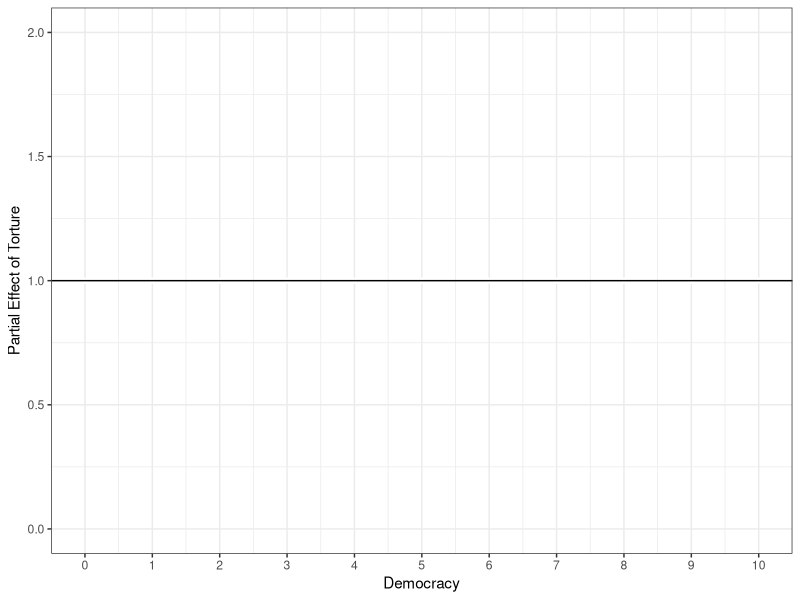
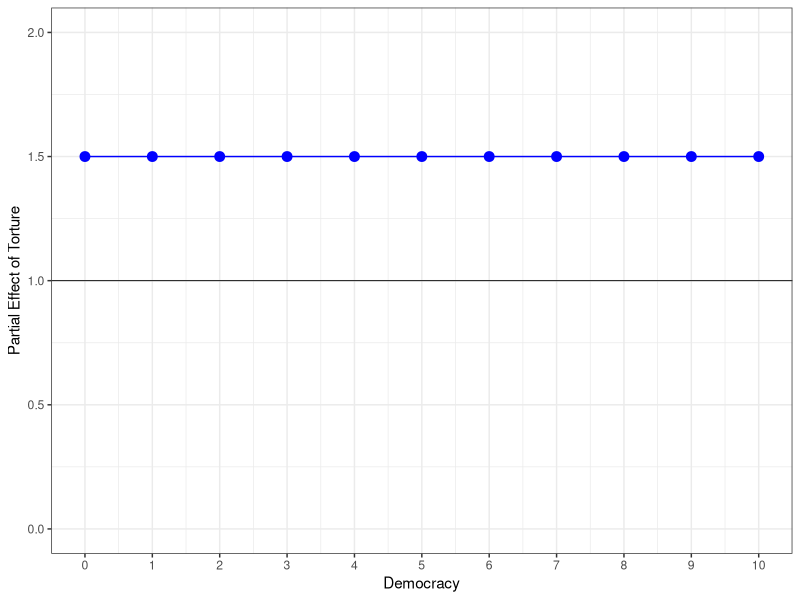
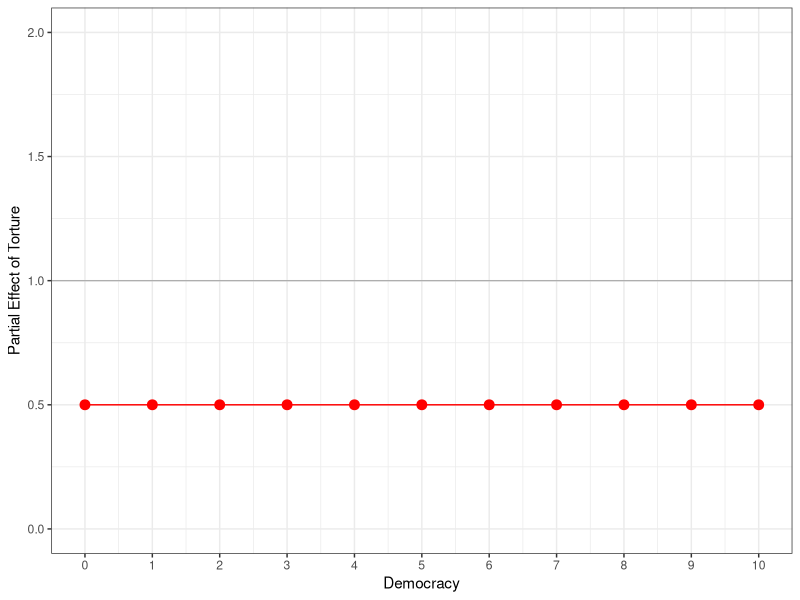
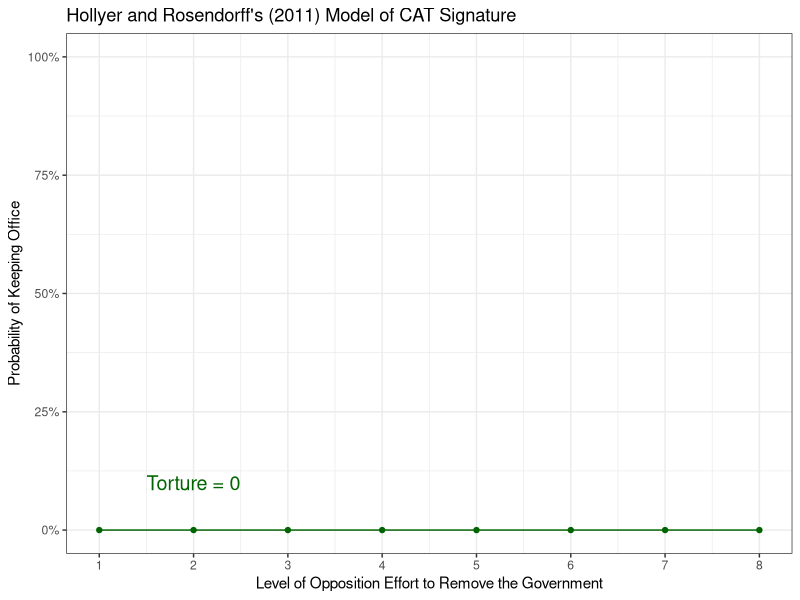
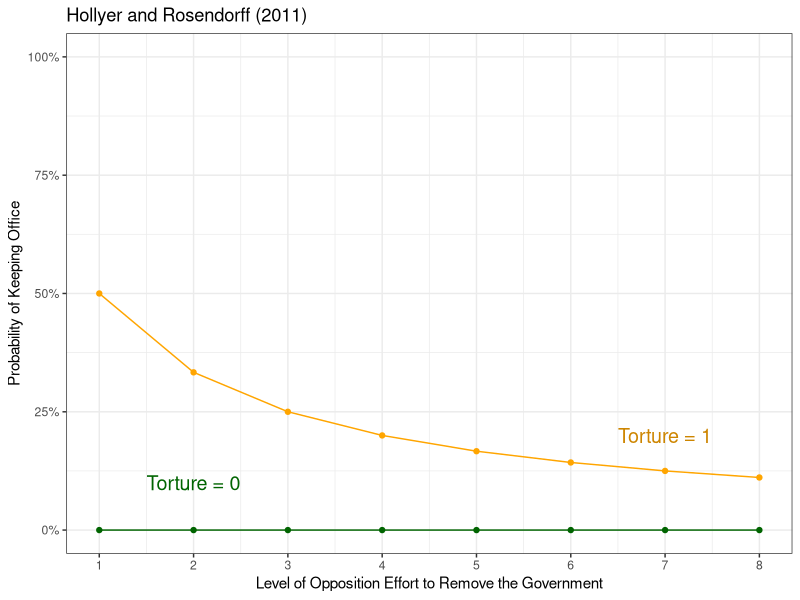
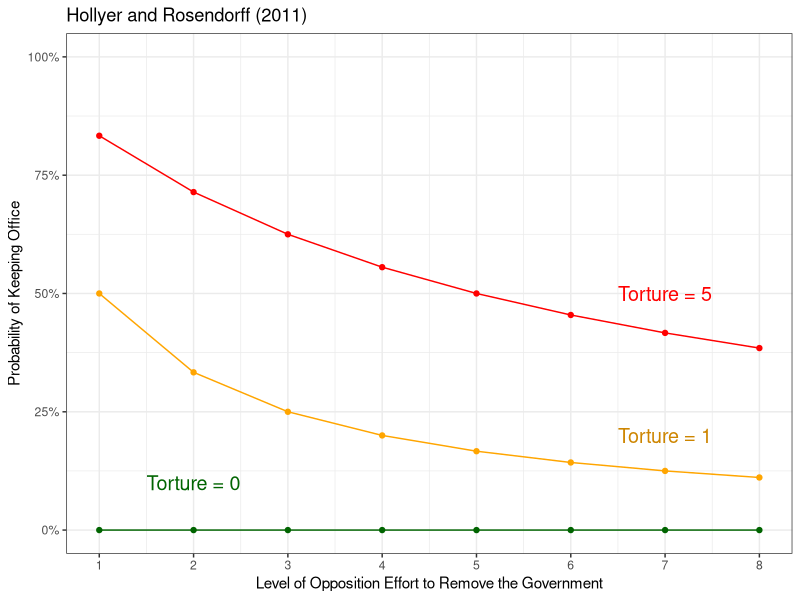
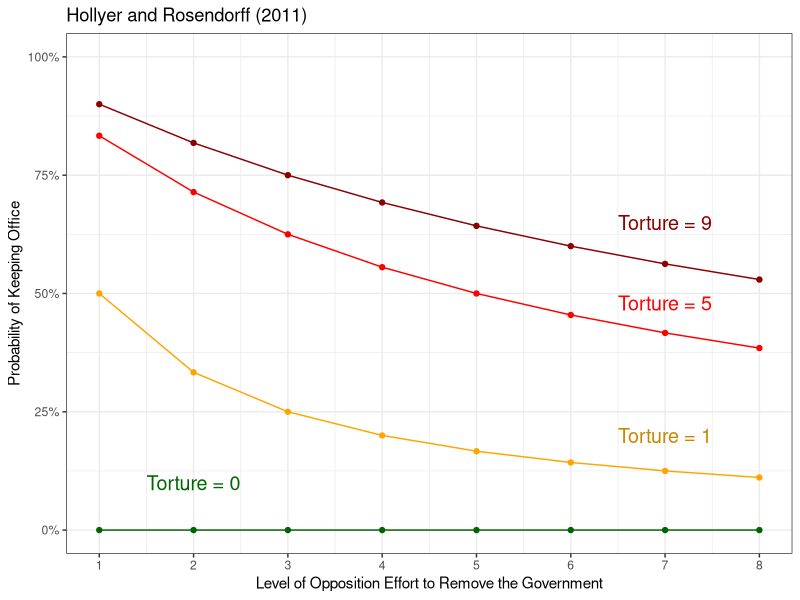
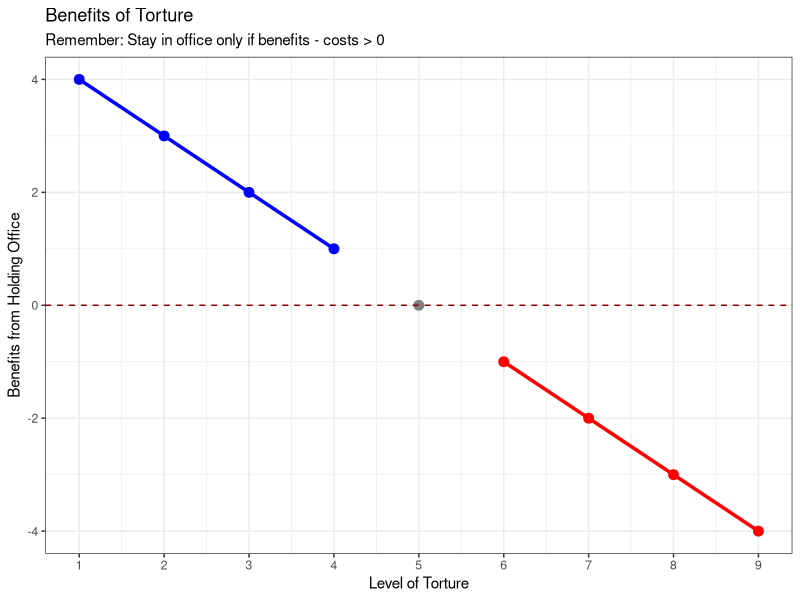

Here is the R script that generated these plots, in order:
## ---- chunk 1
# background-size="1920px 1080px"
library(tidyverse)
library(readxl)
## ---- chunk 2
tibble(
  Democracy = 0:10,
  torture = 1
) |>
  ggplot(aes(x = Democracy, y = torture)) +
  geom_point(color = "white") +
  geom_hline(yintercept = 1) +
  #geom_line() +
  coord_cartesian(ylim = c(0, 2)) +
  labs(y = "Partial Effect of Torture") +
  theme_bw() +
  scale_x_continuous(breaks = 0:10)
## ---- chunk 3
tibble(
  Democracy = 0:10,
  torture = 1.5
) |>
  ggplot(aes(x = Democracy, y = torture)) +
  geom_point(color = "blue", size = 3) +
  geom_line(color = "blue") +
  geom_hline(yintercept = 1, linewidth = .3) +
  coord_cartesian(ylim = c(0, 2)) +
  labs(y = "Partial Effect of Torture") +
  theme_bw() +
  scale_x_continuous(breaks = 0:10)
## ---- chunk 4
tibble(
  Democracy = 0:10,
  torture = .5
) |>
  ggplot(aes(x = Democracy, y = torture)) +
  geom_hline(yintercept = 1, color = "darkgrey", linewidth = .4) +
  geom_point(size = 3, color = "red") +
  geom_line(color = "red") +
  coord_cartesian(ylim = c(0, 2)) +
  labs(y = "Partial Effect of Torture") +
  theme_bw() +
  scale_x_continuous(breaks = 0:10)
## ---- chunk 5
tibble(
  Torture = c(rep(0, 8)),
  Opposition = rep(1:8, 1),
  Probability = Torture / (Torture + Opposition)
) %>%
  ggplot(aes(x = Opposition, y = Probability, color = factor(Torture))) +
  geom_point() +
  geom_line() +
  theme_bw() +
  coord_cartesian(ylim = c(0, 1)) +
  scale_y_continuous(labels = scales::percent_format()) +
  scale_x_continuous(breaks = 1:8) +
  labs(x = "Level of Opposition Effort to Remove the Government", 
       y = "Probability of Keeping Office", 
       title = "Hollyer and Rosendorff's (2011) Model of CAT Signature",
       color = "") +
  scale_color_manual(values = c("darkgreen")) +
  guides(color = "none") +
  annotate("text", x = 2, y = .1, label = "Torture = 0", color = "darkgreen", size = 5)
## ---- chunk 6
# Torture 0 vs 1
tibble(
  Torture = c(rep(0, 8), rep(1,8)),
  Opposition = rep(1:8, 2),
  Probability = Torture / (Torture + Opposition)
) %>%
  ggplot(aes(x = Opposition, y = Probability, color = factor(Torture))) +
  geom_point() +
  geom_line() +
  theme_bw() +
  coord_cartesian(ylim = c(0, 1)) +
  scale_y_continuous(labels = scales::percent_format()) +
  scale_x_continuous(breaks = 1:8) +
  labs(x = "Level of Opposition Effort to Remove the Government", 
       y = "Probability of Keeping Office", 
       title = "Hollyer and Rosendorff (2011)",
       color = "") +
  scale_color_manual(values = c("darkgreen", "orange")) +
  guides(color = "none") +
  annotate("text", x = 2, y = .1, label = "Torture = 0", color = "darkgreen", size = 5) +
  annotate("text", x = 7, y = .2, label = "Torture = 1", color = "orange3", size = 5)
## ---- chunk 7
# Torture 0 vs 1 vs 5
tibble(
  Torture = c(rep(0, 8), rep(1,8), rep(5,8)),
  Opposition = rep(1:8, 3),
  Probability = Torture / (Torture + Opposition)
) %>%
  ggplot(aes(x = Opposition, y = Probability, color = factor(Torture))) +
  geom_point() +
  geom_line() +
  theme_bw() +
  coord_cartesian(ylim = c(0, 1)) +
  scale_y_continuous(labels = scales::percent_format()) +
  scale_x_continuous(breaks = 1:8) +
  labs(x = "Level of Opposition Effort to Remove the Government", 
       y = "Probability of Keeping Office", 
       title = "Hollyer and Rosendorff (2011)",
       color = "") +
  scale_color_manual(values = c("darkgreen", "orange", "red")) +
  guides(color = "none") +
  annotate("text", x = 2, y = .1, label = "Torture = 0", color = "darkgreen", size = 5) +
  annotate("text", x = 7, y = .2, label = "Torture = 1", color = "orange3", size = 5) +
  annotate("text", x = 7, y = .5, label = "Torture = 5", color = "red", size = 5)
## ---- chunk 8
# Torture 0 vs 1 vs 5 vs 9
tibble(
  Torture = c(rep(0, 8), rep(1,8), rep(5,8), rep(9,8)),
  Opposition = rep(1:8, 4),
  Probability = Torture / (Torture + Opposition)
) %>%
  ggplot(aes(x = Opposition, y = Probability, color = factor(Torture))) +
  geom_point() +
  geom_line() +
  theme_bw() +
  coord_cartesian(ylim = c(0, 1)) +
  scale_y_continuous(labels = scales::percent_format()) +
  scale_x_continuous(breaks = 1:8) +
  labs(x = "Level of Opposition Effort to Remove the Government", 
       y = "Probability of Keeping Office", 
       title = "Hollyer and Rosendorff (2011)",
       color = "") +
  scale_color_manual(values = c("darkgreen", "orange", "red", "darkred")) +
  guides(color = "none") +
  annotate("text", x = 2, y = .1, label = "Torture = 0", color = "darkgreen", size = 5) +
  annotate("text", x = 7, y = .2, label = "Torture = 1", color = "orange3", size = 5) +
  annotate("text", x = 7, y = .48, label = "Torture = 5", color = "red", size = 5) +
  annotate("text", x = 7, y = .65, label = "Torture = 9", color = "darkred", size = 5)
## ---- chunk 9
# Benefits vs torture
x1 <- tibble(
  Benefits = 5,
  Torture = 1:9,
  Total = Benefits - Torture,
  classified = case_when(
    Total < 0 ~ "low",
    Total > 0 ~ "high")
) 

x1 %>%
  ggplot(aes(x = Torture, y = Total, color = classified)) +
  geom_point(size = 3) +
  geom_line(size = 1.2) +
  theme_bw() +
  labs(x = "Level of Torture", y = "Benefits from Holding Office",
       title = "Benefits of Torture", subtitle = "Remember: Stay in office only if benefits - costs > 0") +
  scale_x_continuous(breaks = 1:9) +
  scale_y_continuous(breaks = seq(-5, 5, 2)) +
  ylim(-4, 4) +
  geom_hline(yintercept = 0, color = "darkred", linetype = "dashed") +
  guides(color = "none") +
  scale_color_manual(values = c("blue", "red"))
## ---- chunk 10
# Torture 0 vs 1 vs 5 vs 9
tibble(
  Torture = c(rep(0, 8), rep(1,8), rep(5,8), rep(9,8)),
  Opposition = rep(1:8, 4),
  Probability = Torture / (Torture + Opposition)
) %>%
  ggplot(aes(x = Opposition, y = Probability, color = factor(Torture))) +
  geom_point() +
  geom_line() +
  theme_bw() +
  coord_cartesian(ylim = c(0, 1)) +
  scale_y_continuous(labels = scales::percent_format()) +
  scale_x_continuous(breaks = 1:8) +
  labs(x = "Level of Opposition Effort to Remove the Government", 
       y = "Probability of Keeping Office", 
       title = "Hollyer and Rosendorff (2011)",
       color = "") +
  scale_color_manual(values = c("darkgreen", "orange", "red", "darkred")) +
  guides(color = "none") +
  annotate("text", x = 2, y = .1, label = "Torture = 0", color = "darkgreen", size = 5) +
  annotate("text", x = 7, y = .2, label = "Torture = 1", color = "orange3", size = 5) +
  annotate("text", x = 7, y = .48, label = "Torture = 5", color = "red", size = 5) +
  annotate("text", x = 7, y = .65, label = "Torture = 9", color = "darkred", size = 5)
## ---- chunk 11
# Benefits vs torture
x1 <- tibble(
  Benefits = 5,
  Torture = 1:9,
  Total = Benefits - Torture,
  classified = case_when(
    Total < 0 ~ "low",
    Total > 0 ~ "high")
) 

x1 %>%
  ggplot(aes(x = Torture, y = Total, color = classified)) +
  geom_point(size = 3) +
  geom_line(size = 1.2) +
  theme_bw() +
  labs(x = "Level of Torture", y = "Benefits from Holding Office",
       title = "Benefits of Torture without CAT", subtitle = "Remember: Stay in office only if benefits - costs > 0") +
  scale_x_continuous(breaks = 1:9) +
  scale_y_continuous(breaks = seq(-5, 5, 2)) +
  ylim(-4, 4) +
  geom_hline(yintercept = 0, color = "darkred", linetype = "dashed") +
  guides(color = "none") +
  scale_color_manual(values = c("blue", "red"))
## ---- chunk 12
# Torture 0 vs 1 vs 5 vs 9
tibble(
  Torture = c(rep(0, 8), rep(1,8), rep(5,8), rep(9,8)),
  Opposition = rep(1:8, 4),
  Probability = Torture / (Torture + Opposition)
) %>%
  ggplot(aes(x = Opposition, y = Probability, color = factor(Torture))) +
  geom_point() +
  geom_line() +
  theme_bw() +
  coord_cartesian(ylim = c(0, 1)) +
  scale_y_continuous(labels = scales::percent_format()) +
  scale_x_continuous(breaks = 1:8) +
  labs(x = "Level of Opposition Effort to Remove the Government", 
       y = "Probability of Keeping Office", 
       title = "Hollyer and Rosendorff (2011)",
       color = "") +
  scale_color_manual(values = c("darkgreen", "orange", "red", "darkred")) +
  guides(color = "none") +
  annotate("text", x = 2, y = .1, label = "Torture = 0", color = "darkgreen", size = 5) +
  annotate("text", x = 7, y = .2, label = "Torture = 1", color = "orange3", size = 5) +
  annotate("text", x = 7, y = .48, label = "Torture = 5", color = "red", size = 5) +
  annotate("text", x = 7, y = .65, label = "Torture = 9", color = "darkred", size = 5)
## ---- chunk 13
# Benefits vs torture AFTER cat
tibble(
  Benefits = 5,
  Torture = 1:9,
  Total = Benefits + 1 - Torture,
  classified = case_when(
    Total < 0 ~ "low",
    Total > 0 ~ "high")
) %>%
  ggplot(aes(x = Torture, y = Total, color = classified)) +
  geom_point(size = 3) +
  geom_line(size = 1.2) +
  geom_point(data = x1, size = .5) +
  geom_line(data = x1, linewidth = .25) +
  theme_bw() +
  labs(x = "Level of Torture", y = "Benefits from Holding Office",
       title = "Benefits of Torture AFTER CAT", subtitle = "Remember: Stay in office only if benefits - costs > 0") +
  scale_x_continuous(breaks = 1:9) +
  scale_y_continuous(breaks = seq(-5, 5, 2)) +
  ylim(-4, 4) +
  geom_hline(yintercept = 0, color = "darkred", linetype = "dashed") +
  guides(color = "none") +
  scale_color_manual(values = c("blue", "red"))
